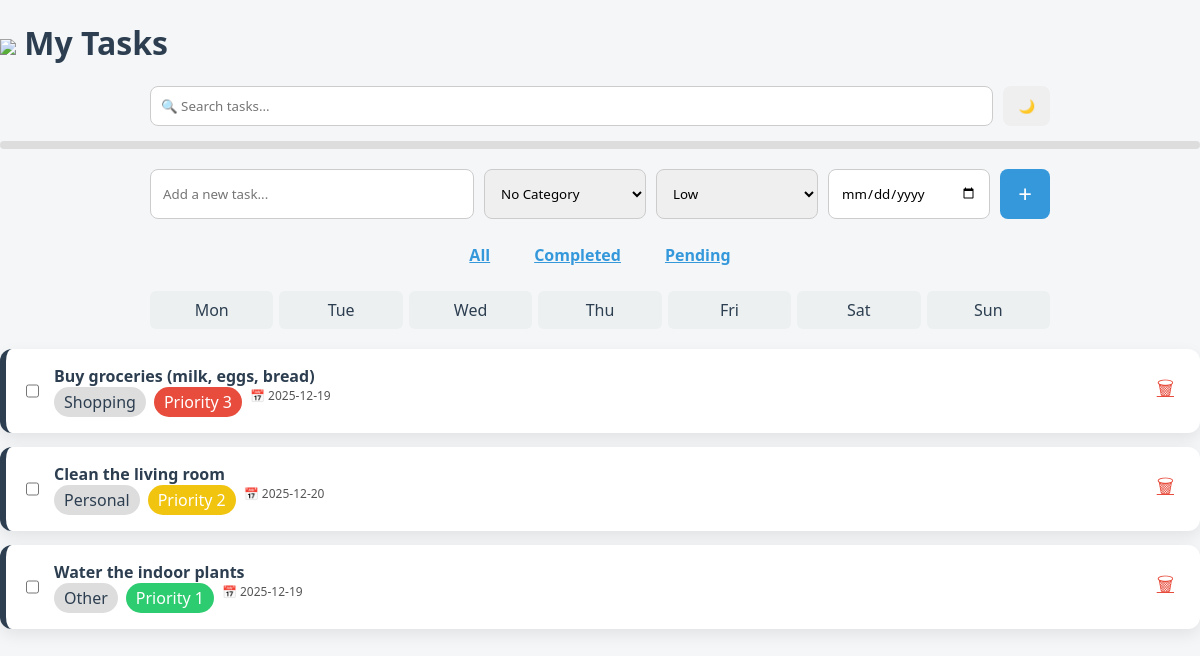
The page / on the database its author committed.
### app.py (models this page shows, shortened)
class Todo(db.Model):
    id = db.Column(db.Integer, primary_key=True)
    content = db.Column(db.String(200), nullable=False)
    completed = db.Column(db.Integer, default=0)
    pub_date = db.Column(db.DateTime, nullable=False, default=datetime.utcnow)
    due_date = db.Column(db.DateTime, nullable=True)
    priority = db.Column(db.Integer, default=1)
    category_id = db.Column(db.Integer, db.ForeignKey('category.id'), nullable=True)
    category = db.relationship('Category', backref=db.backref('todos', lazy=True))

class Category(db.Model):
    id = db.Column(db.Integer, primary_key=True)
    name = db.Column(db.String(50), nullable=False, unique=True)
    color = db.Column(db.String(7), default="#3498db")

### app.py (the view)
@app.route("/", methods=["POST", "GET"])
def index():
    if request.method == "POST":
        task_content = request.form["task"]
        category_id = request.form.get("category")
        priority = int(request.form.get("priority", 1))
        due_date_str = request.form.get("due_date")
        due_date = None
        if due_date_str:
            try:
                due_date = datetime.strptime(due_date_str, "%Y-%m-%d")
            except ValueError:
                flash("Invalid date format. Please use YYYY-MM-DD.", "error")
                return redirect("/")
        new_task = Todo(
            content=task_content,
            category_id=category_id if category_id else None,
            priority=priority,
            due_date=due_date
        )
        try:
            db.session.add(new_task)
            db.session.commit()
            flash("Task added successfully!", "success")
            return redirect("/")
        except Exception as e:
            db.session.rollback()
            flash(f"There was an issue adding your task: {str(e)}", "error")
            return redirect("/")
    else:
        category_filter = request.args.get("category", "all")
        completed_filter = request.args.get("completed", "all")
        query = Todo.query
        if category_filter != "all":
            query = query.filter_by(category_id=category_filter)
        if completed_filter != "all":
            completed_value = 1 if completed_filter == "completed" else 0
            query = query.filter_by(completed=completed_value)
        tasks = query.order_by(Todo.priority.desc(), Todo.due_date.asc().nullslast(), Todo.pub_date.desc()).all()
        categories = Category.query.all()
        return render_template(
            "index.html",
            tasks=tasks,
            categories=categories,
            category_filter=category_filter,
            completed_filter=completed_filter
        )

### templates/index.html (shortened to what this page needs)
{% extends "base.html" %}
{% block content %}
<div class="top-bar">
    <input
        type="text"
        id="searchInput"
        placeholder="🔍 Search tasks..."
    >
    <button class="dark-toggle" onclick="toggleDarkMode()">🌙</button>
</div>
<div class="progress-container">
</div>
<form class="task-form" method="POST">
    <input type="text" name="task" placeholder="Add a new task..." required>
    <select name="category">
        <option value="">No Category</option>
    </select>
    <select name="priority">
        <option value="1">Low</option>
    </select>
    <input type="date" name="due_date">
    <button type="submit">+</button>
</form>
<div class="filters">
    <a href="/?completed=all">All</a>
    <a href="/?completed=completed">Completed</a>
    <a href="/?completed=pending">Pending</a>
</div>
<div class="week-view">
    <div class="day">Mon</div>
    <div class="day">Tue</div>
    <div class="day">Wed</div>
    <div class="day">Thu</div>
    <div class="day">Fri</div>
    <div class="day">Sat</div>
    <div class="day">Sun</div>
</div>
<ul class="task-list" id="taskList">
{% for task in tasks %}
{% set border_color = task.category.color if task.category else '#bdc3c7' %}
<li class="task-card {% if task.completed %}done{% endif %}"
    data-text="{{ task.content | lower }}"
    style="border-left: 6px solid "{{ border_color }}">
    <div class="task-left">
        <input type="checkbox"
               onclick="toggleTask"({{ task.id }}, this)">
        <div class="task-content">
            <div class="task-text">
                {{ task.content }}
            </div>
            <div class="task-meta">
                {% if task.category %}
                    <span class="tag">{{ task.category.name }}</span>
                {% endif %}
                <span class="priority p{{ task.priority }}">
                    Priority {{ task.priority }}
                </span>
                {% if task.due_date %}
                    <span class="due">
                        📅 {{ task.due_date.date() }}
                    </span>
                {% endif %}
            </div>
        </div>
    </div>
    <a href="/delete/{{ task.id }}" class="delete">🗑</a>
</li>
{% endfor %}
</ul>
{% endblock %}

### templates/base.html (shortened to what this page needs)
<!DOCTYPE html>
<html lang="en">
<head>
    <link rel="stylesheet" href="{{ url_for('static', filename='style.css') }}">
    <link rel="stylesheet"
          href="https://cdnjs.cloudflare.com/ajax/libs/font-awesome/6.5.0/css/all.min.css">
</head>
<body>
<h1>
    <img src="C:\Users\ACER\Desktop\todo\logo">
    My Tasks
</h1>
<main class="container">
    {% block content %}{% endblock %}
</main>
</body>
</html>

### static/style.css (style rules this page uses)
* { box-sizing: border-box; font-family: "Segoe UI", sans-serif; }
body { margin: 0; background: #f4f6f8; color: #2c3e50; transition: background 0.3s, color 0.3s; }
.top-bar { display: flex; justify-content: space-between; margin-bottom: 15px; max-width: 900px; margin-left: auto; margin-right: auto; }
#searchInput { flex: 1; padding: 10px; border-radius: 8px; border: 1px solid #ccc; }
.dark-toggle { margin-left: 10px; padding: 10px 15px; border-radius: 8px; border: none; cursor: pointer; width: auto; }
.progress-container { background: #ddd; height: 8px; border-radius: 10px; margin-bottom: 20px; }
.task-form { display: grid; grid-template-columns: 2fr 1fr 1fr 1fr 50px; gap: 10px; margin-bottom: 20px; max-width: 900px; margin-left: auto; margin-right: auto; }
.task-form input, .task-form select { padding: 12px; border-radius: 8px; border: 1px solid #ccc; }
.task-form button { background: #3498db; color: white; border: none; border-radius: 8px; font-size: 1.5rem; width: 50px; height: 50px; display: flex; justify-content: center; align-items: center; margin: 0 auto; }
.filters { display: flex; justify-content: center; margin-bottom: 20px; }
.filters a { margin: 0 7px; color: #3498db; font-weight: 600; padding: 5px 15px; border-radius: 5px; transition: background-color 0.3s; }
.week-view { display: flex; gap: 6px; margin: 20px auto; max-width: 900px; }
.day { flex: 1; background: #ecf0f1; text-align: center; padding: 8px; border-radius: 6px; }
.task-list { list-style: none; padding: 0; }
.task-card { background: white; color: inherit; padding: 16px; margin-bottom: 14px; border-radius: 12px; display: flex; justify-content: space-between; align-items: center; box-shadow: 0 6px 16px rgba(0,0,0,0.08); }
.task-left { display: flex; gap: 12px; }
.task-text { font-size: 1rem; font-weight: 600; }
.task-meta { display: flex; gap: 8px; flex-wrap: wrap; }
.tag { background: #ddd; padding: 4px 10px; border-radius: 999px; }
.priority { color: white; padding: 4px 10px; border-radius: 999px; }
.p1 { background: #2ecc71; }
.p2 { background: #f1c40f; }
.p3 { background: #e74c3c; }
.due { font-size: 0.75rem; color: #555; }
.delete { font-size: 1.2rem; color: #e74c3c; padding: 5px 10px; border-radius: 5px; transition: background-color 0.3s; }

### rows shown on the page
Todo: content "Buy groceries (milk, eggs, bread)", category.name "Shopping", priority "3", due_date "2025-12-19"
Todo: content "Clean the living room", category.name "Personal", priority "2", due_date "2025-12-20"
Todo: content "Water the indoor plants", category.name "Other", priority "1", due_date "2025-12-19"
